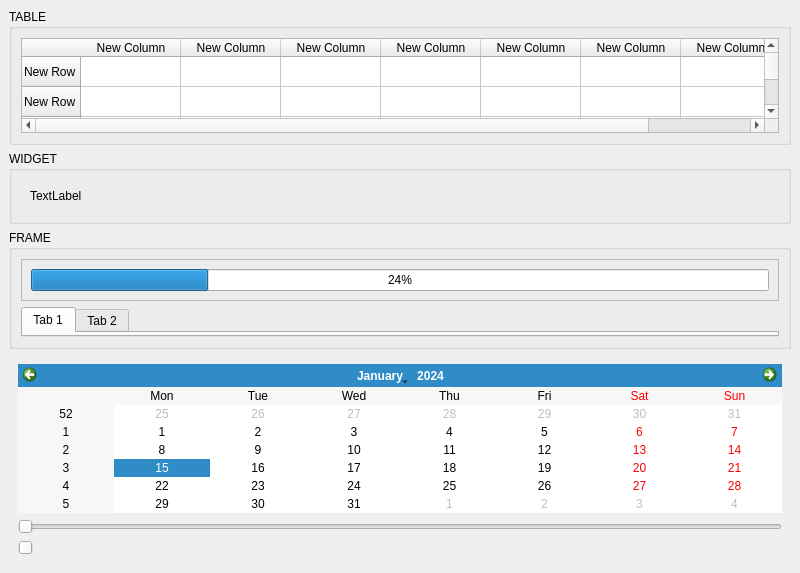
<?xml version="1.0" encoding="UTF-8"?>
<ui version="4.0">
 <class>MainWindow</class>
 <widget class="QMainWindow" name="MainWindow">
  <property name="geometry">
   <rect>
    <x>0</x>
    <y>0</y>
    <width>800</width>
    <height>573</height>
   </rect>
  </property>
  <property name="windowTitle">
   <string>MainWindow</string>
  </property>
  <property name="styleSheet">
   <string notr="true"/>
  </property>
  <widget class="QWidget" name="centralwidget">
   <layout class="QVBoxLayout" name="verticalLayout">
    <item>
     <widget class="QGroupBox" name="groupBox">
      <property name="title">
       <string>TABLE</string>
      </property>
      <layout class="QVBoxLayout" name="verticalLayout_2">
       <item>
        <widget class="QTableWidget" name="tableWidget">
         <row>
          <property name="text">
           <string>New Row</string>
          </property>
         </row>
         <row>
          <property name="text">
           <string>New Row</string>
          </property>
         </row>
         <row>
          <property name="text">
           <string>New Row</string>
          </property>
         </row>
         <row>
          <property name="text">
           <string>New Row</string>
          </property>
         </row>
         <row>
          <property name="text">
           <string>New Row</string>
          </property>
         </row>
         <row>
          <property name="text">
           <string>New Row</string>
          </property>
         </row>
         <row>
          <property name="text">
           <string>New Row</string>
          </property>
         </row>
         <row>
          <property name="text">
           <string>New Row</string>
          </property>
         </row>
         <row>
          <property name="text">
           <string>New Row</string>
          </property>
         </row>
         <column>
          <property name="text">
           <string>New Column</string>
          </property>
         </column>
         <column>
          <property name="text">
           <string>New Column</string>
          </property>
         </column>
         <column>
          <property name="text">
           <string>New Column</string>
          </property>
         </column>
         <column>
          <property name="text">
           <string>New Column</string>
          </property>
         </column>
         <column>
          <property name="text">
           <string>New Column</string>
          </property>
         </column>
         <column>
          <property name="text">
           <string>New Column</string>
          </property>
         </column>
         <column>
          <property name="text">
           <string>New Column</string>
          </property>
         </column>
        </widget>
       </item>
      </layout>
     </widget>
    </item>
    <item>
     <widget class="QGroupBox" name="groupBox_2">
      <property name="title">
       <string>WIDGET</string>
      </property>
      <layout class="QVBoxLayout" name="verticalLayout_3">
       <item>
        <widget class="QWidget" name="widget" native="true">
         <layout class="QVBoxLayout" name="verticalLayout_4">
          <item>
           <widget class="QLabel" name="label">
            <property name="text">
             <string>TextLabel</string>
            </property>
           </widget>
          </item>
         </layout>
        </widget>
       </item>
      </layout>
     </widget>
    </item>
    <item>
     <widget class="QGroupBox" name="groupBox_3">
      <property name="title">
       <string>FRAME</string>
      </property>
      <layout class="QVBoxLayout" name="verticalLayout_5">
       <item>
        <widget class="QFrame" name="frame">
         <property name="frameShape">
          <enum>QFrame::StyledPanel</enum>
         </property>
         <property name="frameShadow">
          <enum>QFrame::Raised</enum>
         </property>
         <layout class="QVBoxLayout" name="verticalLayout_6">
          <item>
           <widget class="QProgressBar" name="progressBar">
            <property name="value">
             <number>24</number>
            </property>
           </widget>
          </item>
         </layout>
        </widget>
       </item>
       <item>
        <widget class="QTabWidget" name="tabWidget">
         <widget class="QWidget" name="tab">
          <attribute name="title">
           <string>Tab 1</string>
          </attribute>
         </widget>
         <widget class="QWidget" name="tab_2">
          <attribute name="title">
           <string>Tab 2</string>
          </attribute>
         </widget>
        </widget>
       </item>
      </layout>
     </widget>
    </item>
    <item>
     <widget class="QWidget" name="widget_2" native="true">
      <layout class="QVBoxLayout" name="verticalLayout_7">
       <item>
        <widget class="QCalendarWidget" name="calendarWidget"/>
       </item>
       <item>
        <widget class="QSlider" name="horizontalSlider">
         <property name="orientation">
          <enum>Qt::Horizontal</enum>
         </property>
        </widget>
       </item>
       <item>
        <widget class="QSlider" name="verticalSlider">
         <property name="orientation">
          <enum>Qt::Vertical</enum>
         </property>
        </widget>
       </item>
      </layout>
     </widget>
    </item>
   </layout>
  </widget>
 </widget>
 <resources>
  <include location="QSS/QSS_Resources.qrc"/>
 </resources>
 <connections/>
</ui>
